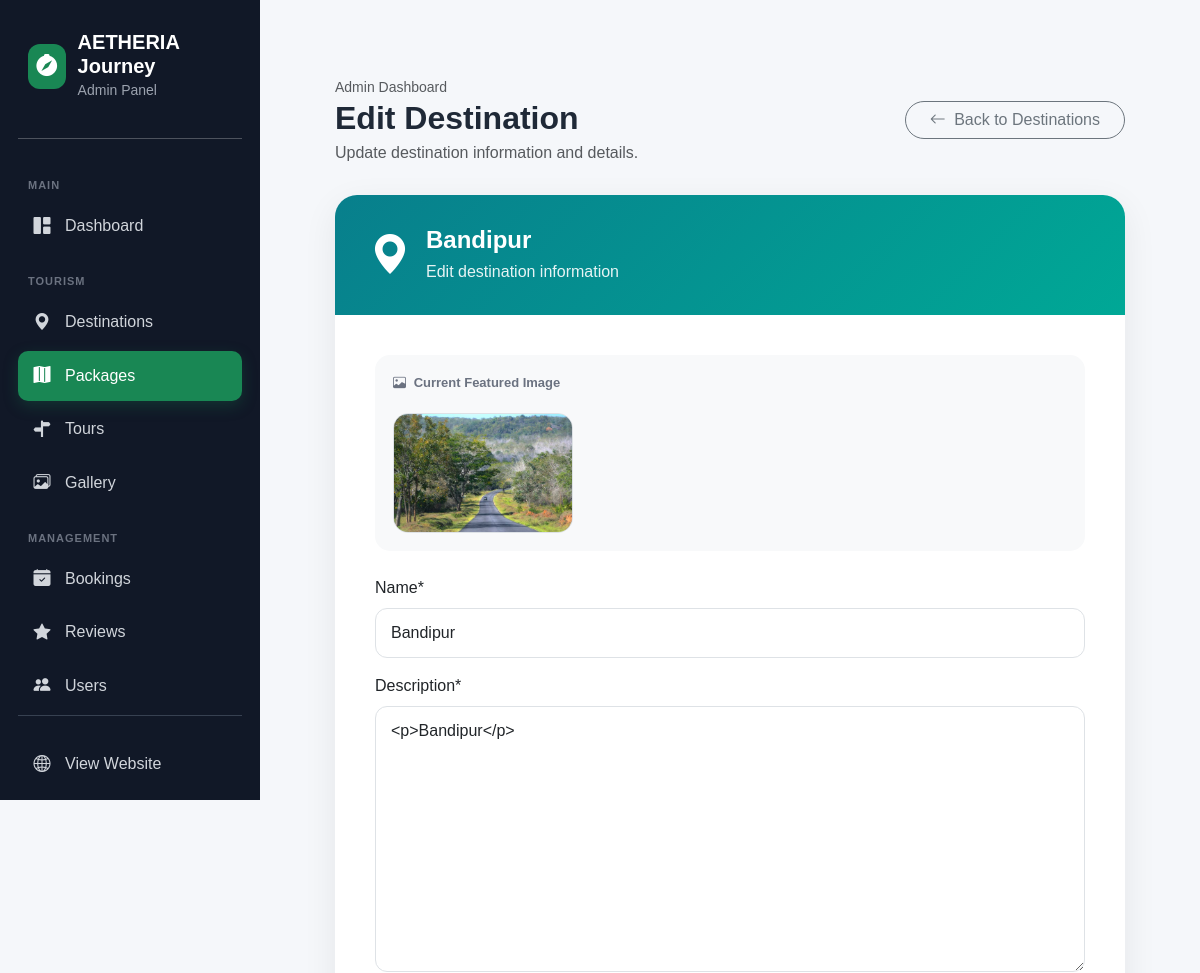
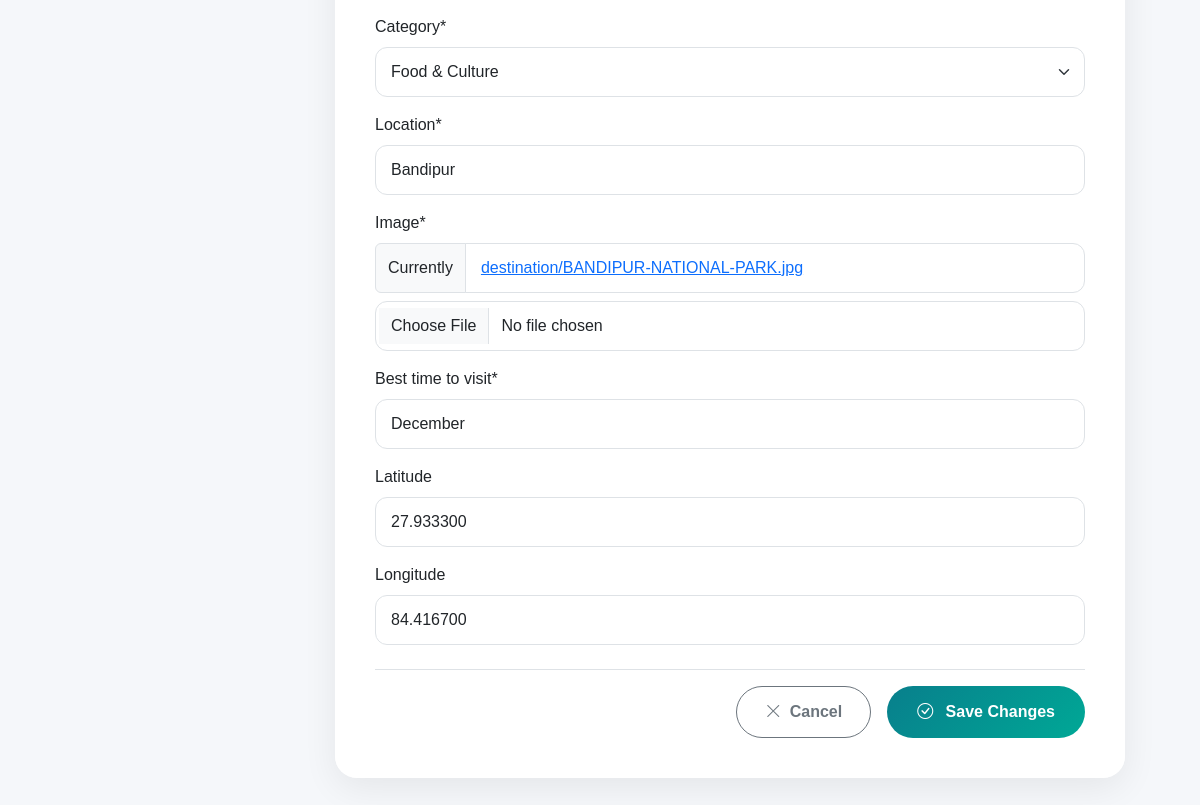
The app's page /adminpage/destination_list/edit/1/ (signed in) with its own data (2 pictures, top to bottom).
### adminpage/models.py (models this page shows, shortened)
class Destination(models.Model):
    name = models.CharField(max_length=100)
    description = CKEditor5Field("Description", config_name="default")
    category = models.ForeignKey(Category, on_delete=models.CASCADE)
    created_at = models.DateTimeField(auto_now_add=True)
    location = models.CharField(max_length=150)
    image = models.FileField(upload_to="destination/")
    best_time_to_visit = models.CharField(max_length=200)
    latitude = models.DecimalField(max_digits=9, decimal_places=6, blank=True, null=True)
    longitude = models.DecimalField(max_digits=9, decimal_places=6, blank=True, null=True)

class Category(models.Model):
    name = models.CharField(max_length=100)
    description = models.TextField()
    created_at = models.DateTimeField(auto_now_add=True)
    updated_at = models.DateTimeField(auto_now=True)
    def __str__(self):
        return self.name

### adminpage/views.py (the view)
# urls.py: path('destination_list/edit/<int:destination_id>/', destination_edit, name='destination_edit'),
@staff_member_required(login_url="/adminpage/login/")
def destination_edit(request, destination_id):
    destination = Destination.objects.get(id=destination_id)
    if request.method == "POST":
        form = DestinationForm(request.POST, request.FILES, instance=destination)
        if form.is_valid():
            form.save()
            messages.success(request, "Destination updated successfully!")
            return redirect("destination_list")
        else:
            messages.error(request, "There was an error updating the destination. Please check the form for errors.")
    else:
        form = DestinationForm(instance=destination)
    context = {
        "form": form,
        "destination": destination
    }
    return render(
        request,
        "adminpage/destination_edit.html",
        context
    )

### adminpage/forms.py
class DestinationForm(ModelForm):
    class Meta:
        model = Destination
        fields = '__all__'

### adminpage/templates/adminpage/destination_edit.html (shortened to what this page needs)
{% extends "adminpage/base.html" %}
{% load crispy_forms_tags %}
{% block content %}
<div class="main-content">
    <div class="page-header">
        <div
            class="d-flex justify-content-between align-items-center flex-wrap gap-3"
        >
            <div>
                <span class="text-muted small">
                    Admin Dashboard
                </span>
                <h2 class="mb-1">
                    Edit Destination
                </h2>
                <p class="text-muted mb-0">
                    Update destination information and details.
                </p>
            </div>
            <div class="d-flex gap-2">
                <a
                    href="{% url 'destination_list' %}"
                    class="btn btn-outline-secondary rounded-pill px-4"
                >
                    <i class="bi bi-arrow-left me-1"></i>
                    Back to Destinations
                </a>
            </div>
        </div>
    </div>
    <div class="card edit-card">
        <div class="edit-header">
            <div class="d-flex align-items-center">
                <div class="me-3">
                    <i
                        class="bi bi-geo-alt-fill fs-1"
                    ></i>
                </div>
                <div>
                    <h4>
                        {{ destination.name }}
                    </h4>
                    <p>
                        Edit destination information
                    </p>
                </div>
            </div>
        </div>
        <div class="edit-body">
            {% if destination.image %}
                <div class="current-image">
                    <div class="current-image-title">
                        <i class="bi bi-image me-1"></i>
                        Current Featured Image
                    </div>
                    <img
                        src="{{ destination.image.url }}"
                        alt="{{ destination.name }}"
                        class="image-preview"
                    >
                </div>
            {% endif %}
            <form
                method="POST"
                enctype="multipart/form-data"
            >
                {{ form|crispy }}
                <div
                    class="d-flex justify-content-end gap-3 mt-4 pt-3 border-top"
                >
                    <a
                        href="#"
                        class="btn btn-outline-secondary cancel-btn"
                    >
                        <i class="bi bi-x-lg me-1"></i>
                        Cancel
                    </a>
                    <button
                        type="submit"
                        class="save-btn"
                    >
                        <i class="bi bi-check-circle me-2"></i>
                        Save Changes
                    </button>
                </div>
            </form>
        </div>
    </div>
</div>
{% endblock %}

### adminpage/templates/adminpage/base.html (style rules this page uses)
body { margin: 0; background: #f5f7fa; font-family: Arial, sans-serif; }

### adminpage/templates/adminpage/destination_edit.html (style rules this page uses)
body { background: #f5f7fa; font-family: Arial, sans-serif; }
.main-content { padding: 35px; }
.page-header { margin-bottom: 30px; }
.page-header h2 { font-weight: 800; color: #1f2937; }
.edit-card { border: none; border-radius: 22px; box-shadow: 0 10px 35px rgba(0, 0, 0, .07); overflow: hidden; }
.edit-header { background: linear-gradient( 135deg, #087f8c, #00a896 ); color: white; padding: 30px 35px; }
.edit-header h4 { font-weight: 800; margin-bottom: 5px; }
.edit-header p { margin-bottom: 0; opacity: .9; }
.edit-body { padding: 40px; background: white; }
.form-control, .form-select { border-radius: 12px; padding: 12px 15px; border: 1px solid #dee2e6; transition: .2s ease; }
.save-btn { border: none; border-radius: 50px; padding: 13px 30px; font-weight: 700; background: linear-gradient( 135deg, #087f8c, #00a896 ); color: white; transition: .25s ease; }
.cancel-btn { border-radius: 50px; padding: 13px 28px; font-weight: 600; }
.image-preview { width: 180px; height: 120px; object-fit: cover; border-radius: 15px; border: 1px solid #dee2e6; margin-top: 10px; }
.current-image { background: #f8f9fa; border-radius: 15px; padding: 18px; margin-bottom: 25px; }
.current-image-title { font-size: 13px; font-weight: 700; color: #6b7280; margin-bottom: 10px; }

### records on screen
Destination: name "Bandipur", image (picture), description "<p>Bandipur</p>", category "Food & Culture", location "Bandipur", best_time_to_visit "December", latitude "27.933300", longitude "84.416700"
